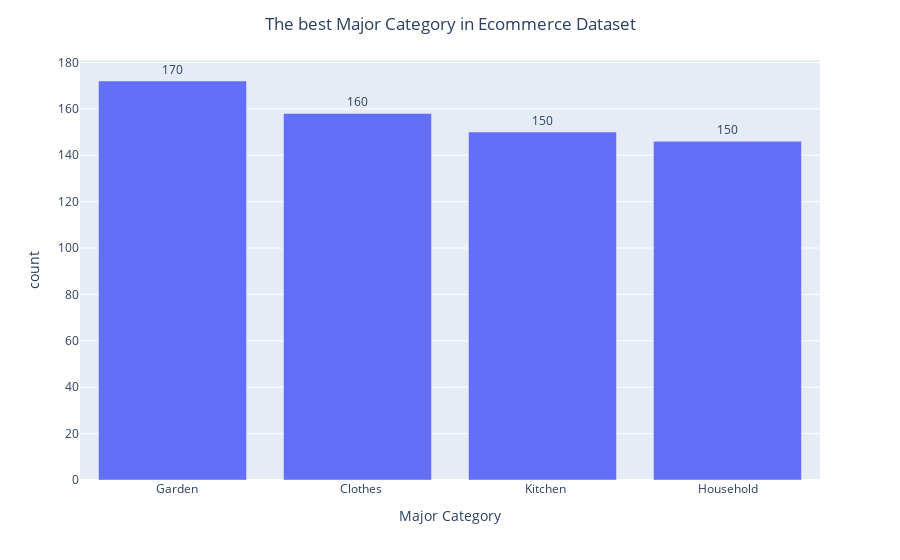

The notebook cell this image was saved under:
### Code cell
fig = px.bar(data_frame= df_clean , x = df_clean['Major Category'].value_counts().index ,
             y = df_clean['Major Category'].value_counts().values ,
            text_auto='0.2s',
            labels= {'x':'Major Category', 'y': 'count'})
fig.update_layout(title_text='The best Major Category in Ecommerce Dataset', title_x=0.5)
fig.update_traces(textfont_size = 12 , textposition = 'outside')
fig.show()

### Figure 1 — Plotly figure (JSON) as saved in the notebook; plotly's stock layout.template omitted (floating-point values rounded to 4 significant figures)
{"data": [{"alignmentgroup": "True", "hovertemplate": "Major Category=%{x}<br>count=%{y}<extra></extra>", "legendgroup": "", "marker": {"color": "#636efa", "pattern": {"shape": ""}}, "name": "", "offsetgroup": "", "orientation": "v", "showlegend": false, "textfont": {"size": 12}, "textposition": "outside", "texttemplate": "%{y:0.2s}", "type": "bar", "x": ["     Garden  ", "    Clothes  ", "    Kitchen  ", "  Household  "], "xaxis": "x", "y": [172, 158, 150, 146], "yaxis": "y"}], "layout": {"barmode": "relative", "legend": {"tracegroupgap": 0}, "margin": {"t": 60}, "title": {"text": "The best Major Category in Ecommerce Dataset", "x": 0.5}, "xaxis": {"anchor": "y", "domain": [0, 1], "title": {"text": "Major Category"}}, "yaxis": {"anchor": "x", "domain": [0, 1], "title": {"text": "count"}}}}
